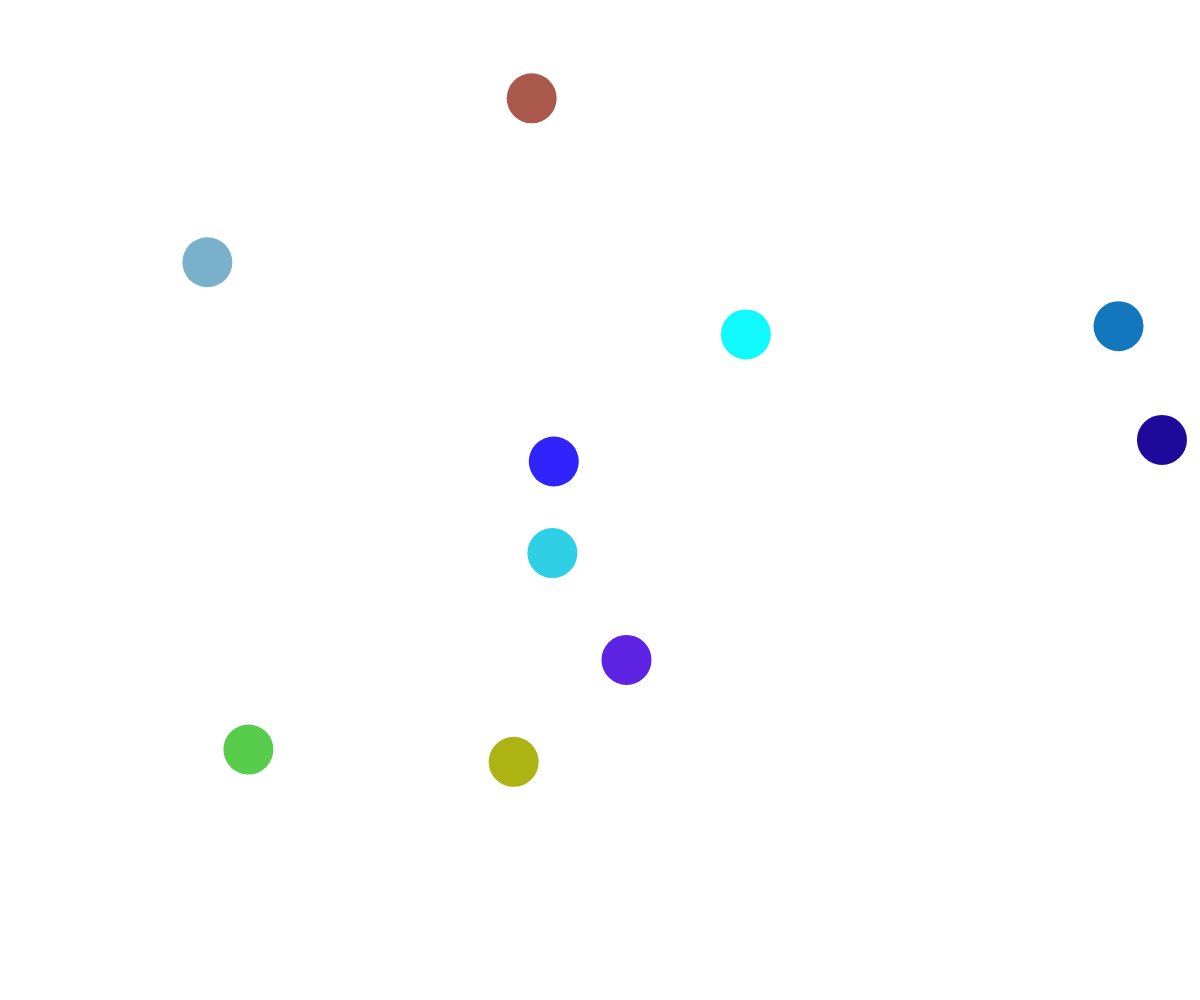
Frame 1 (no input)
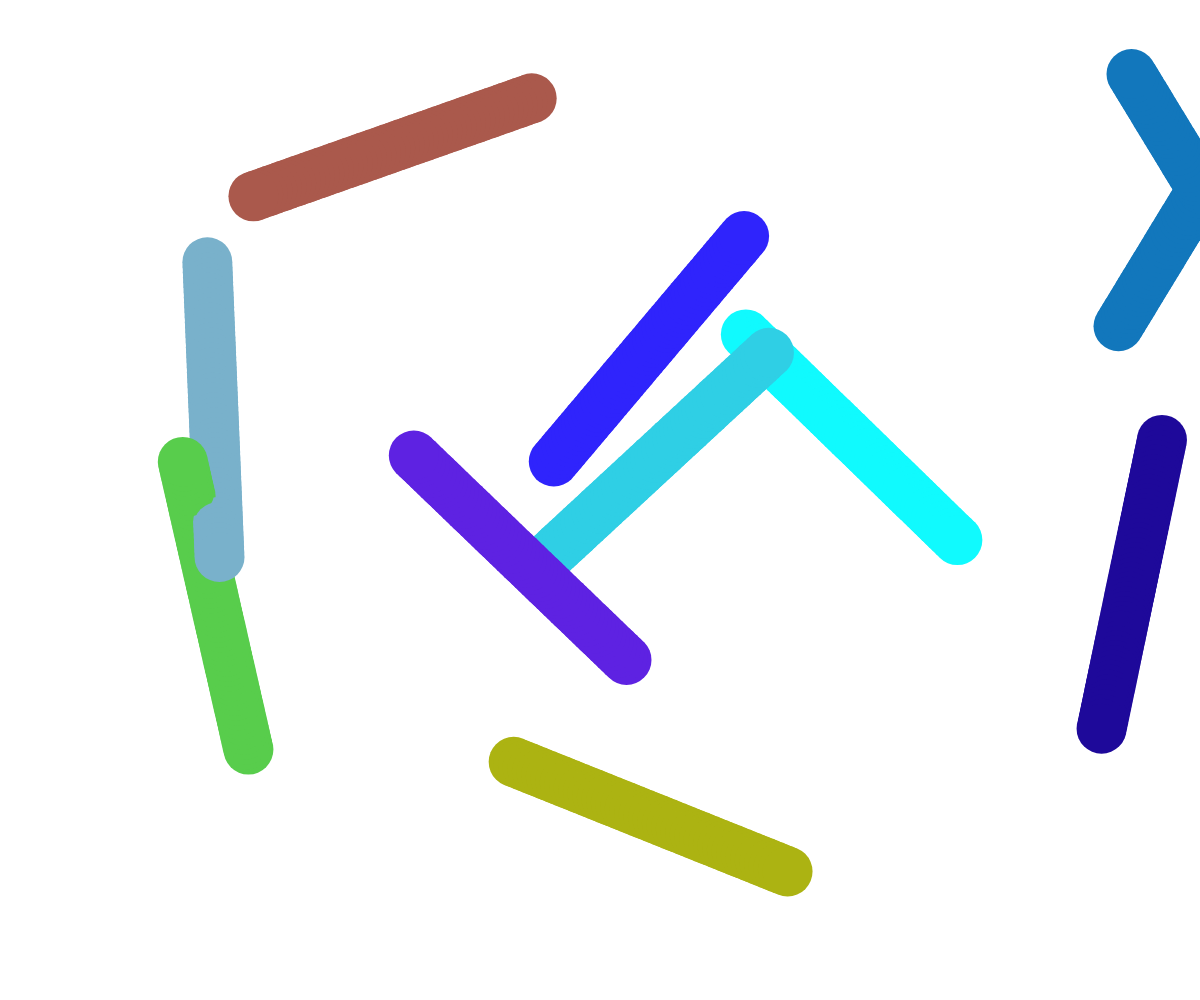
Frame 60 (no input)
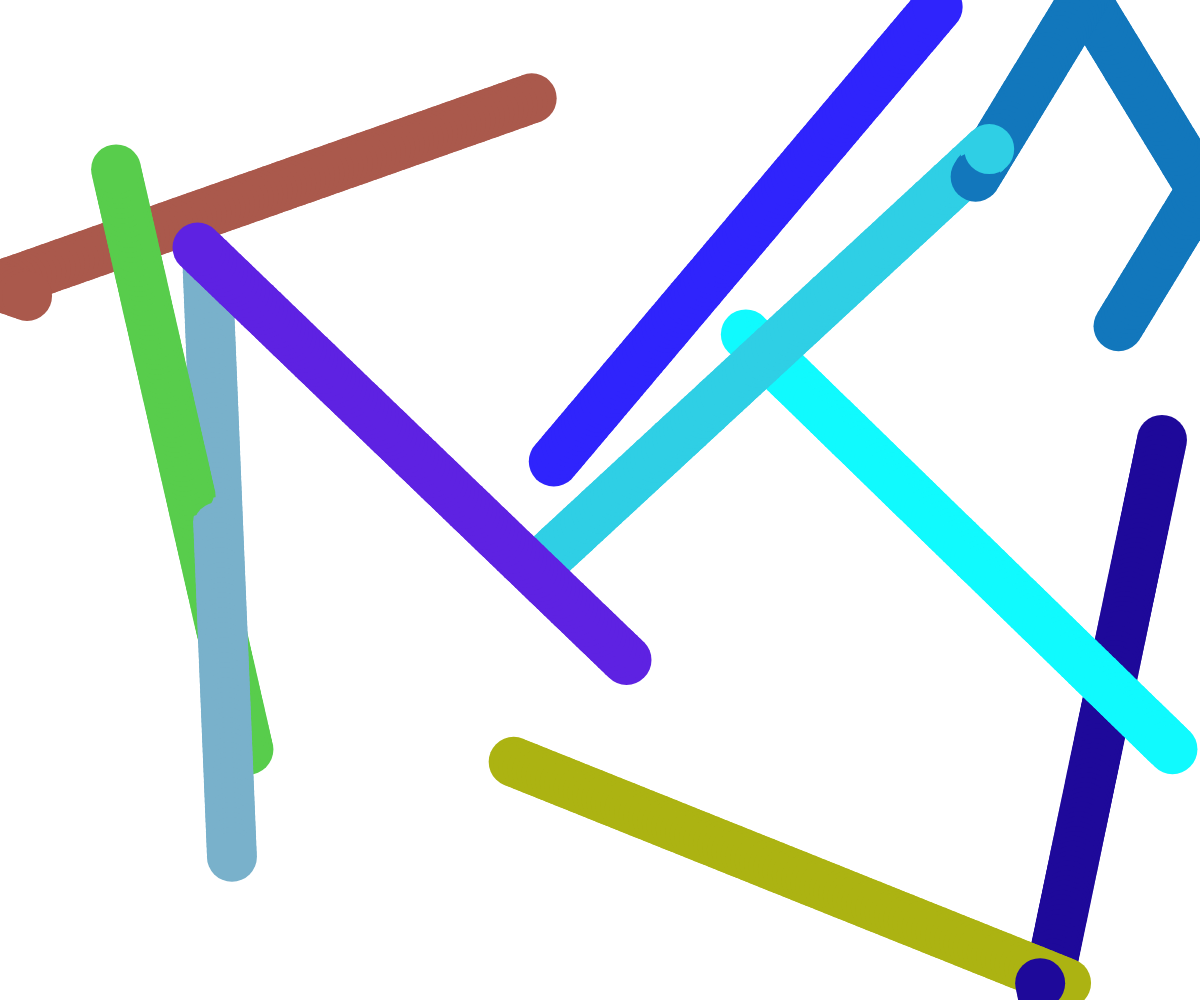
Frame 120 (the mouse pressed at the canvas centre since frame 60)

The p5.js sketch that drew these frames (run headless with seeded random() and noise() and a simulated clock; from frame 60 on, the mouse is pressed at the canvas centre):

// p5.js sketch
// ── sketch.js
let smears = [];
function setup() {
  createCanvas(innerWidth, innerHeight);
  noStroke();
  for(let i=0;i<10;i++) {
    let a = random(TWO_PI);
    let velr = 5;
    smears.push({x:random(width), y:random(height), velx:velr*cos(a), vely:velr*sin(a), fill:color(random(255),random(255),random(255),255)});
  }
}
let done = false;
function draw() {
  for(let smear of smears) {
    fill(smear.fill);
    circle(smear.x, smear.y, 50);
    smear.x += smear.velx;
    smear.y += smear.vely;
    if(!done) {
      if(smear.x > width || smear.x <0){
        smear.velx *= -1;
      } else if(smear.y >height || smear.y <0) {
        smear.vely *= -1;
      }
    }
  }
}
